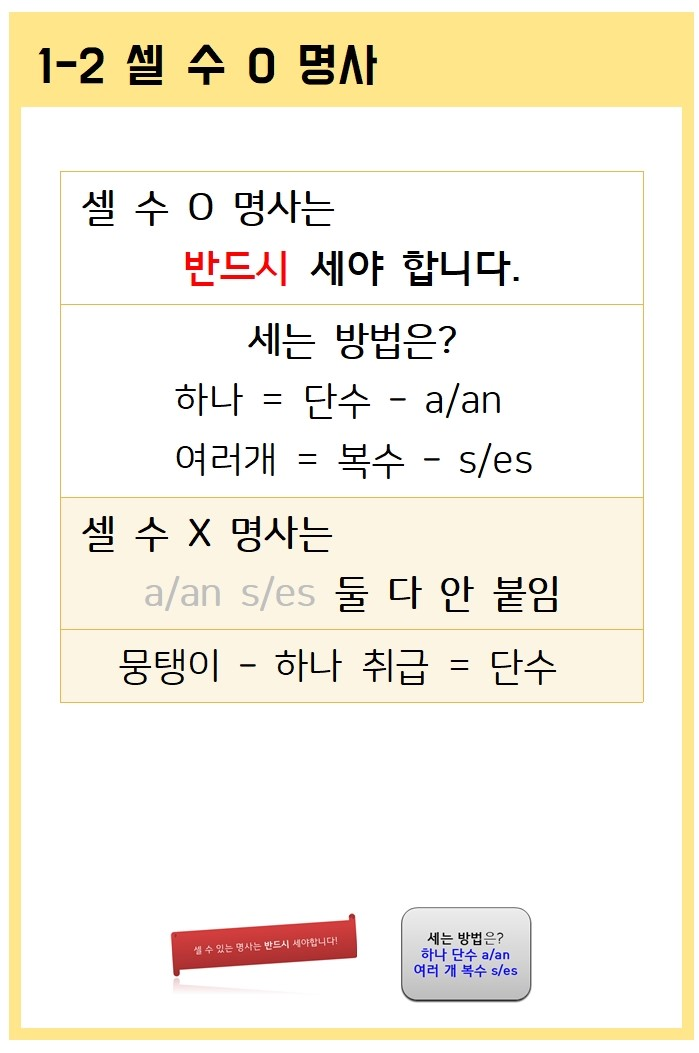
#> input picture src/images/grammar_image/glcard/resize/glcard0102.jpg, 699 x 1053 px; its folder holds 4 pictures in this run
$ jupyter execute 'img_resize하는 프로그램.ipynb'
#> lines starting #> are read from the running program, lines starting #| are printed output that depends on the picture
[cell 1]
import os
import glob
from PIL import Image

[cell 2]
files = glob.glob('./*.jpg')   # 원본 이미지 경로
data_path = './3/'  # 저장할 이미지 경로

# 저장할 경로 없으면 생성
if not os.path.exists(data_path):
    os.mkdir(data_path)

for f in files:
    img = Image.open(f)
#> img is the input picture: PIL image 699x1053 RGB; mean R, G, B 245.5, 239.9, 225.5
    img_resize = img.resize((int(img.width / 1.5), int(img.height / 1.5)))
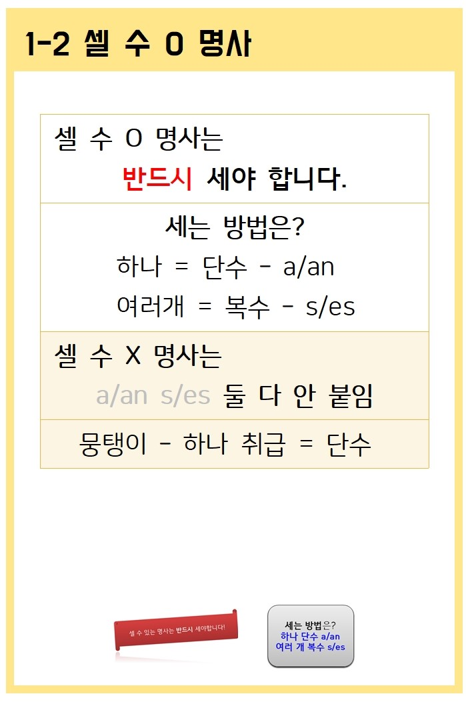
#> img_resize: PIL image 466x702 RGB; mean R, G, B 245.4, 239.9, 225.5
    title, ext = os.path.splitext(f)
    # 저장           저장경로 / 밑에 / 이름 _ resize
    img_resize.save(data_path + '/' + title + '_resize' + ext)
#> pass 2 of the loop `for f in files:`:
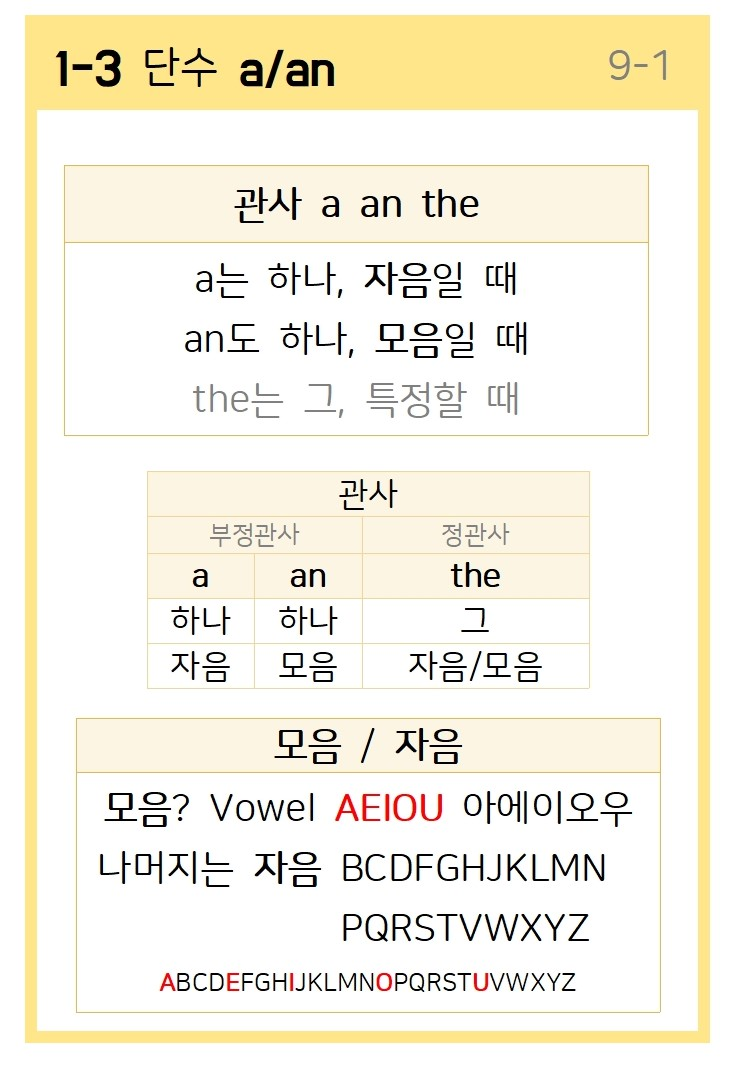
#> input picture src/images/grammar_image/glcard/resize/glcard0103.jpg, 738 x 1066 px
#> img is the input picture: PIL image 738x1066 RGB; mean R, G, B 245.5, 241.2, 226.6
#> `img_resize = img.resize((int(img.width / 1.5), int(img.height / 1.5)))`:
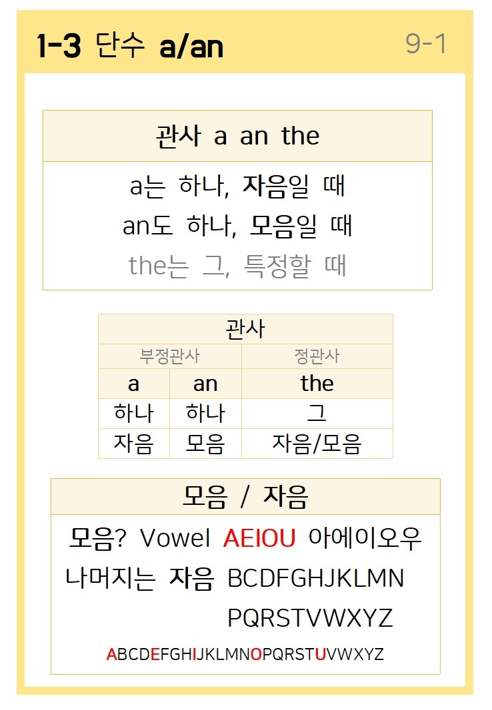
#> img_resize: PIL image 492x710 RGB; mean R, G, B 245.4, 241.1, 226.6
#> pass 3 of the loop `for f in files:`:
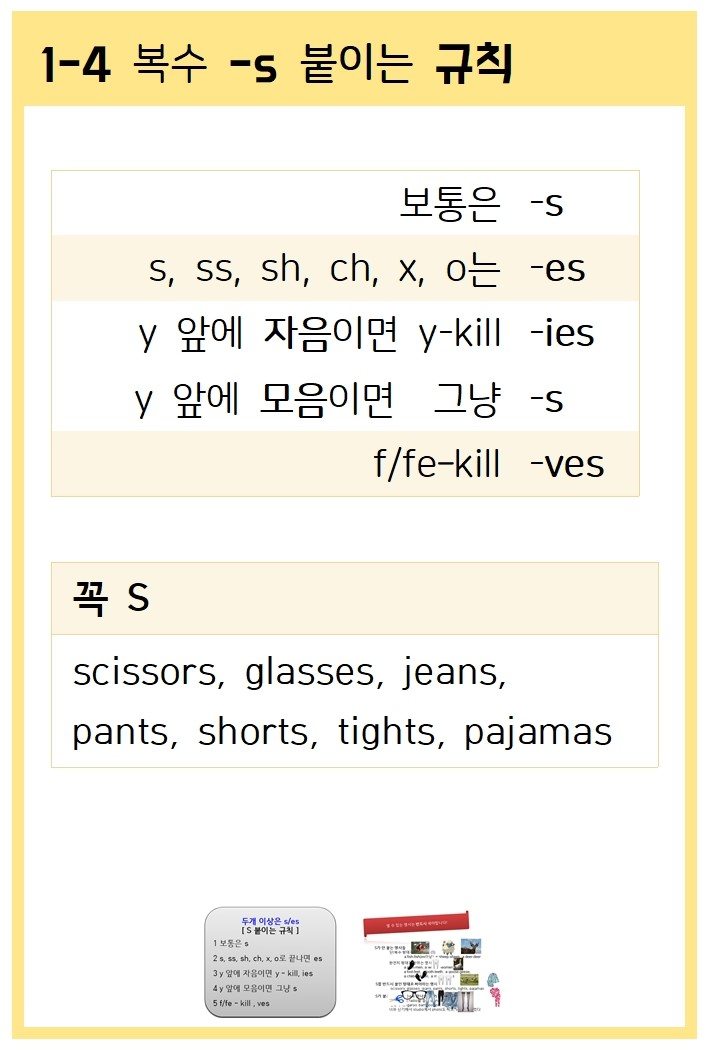
#> input picture src/images/grammar_image/glcard/resize/glcard0104.jpg, 711 x 1050 px
#> img is the input picture: PIL image 711x1050 RGB; mean R, G, B 245.4, 241.2, 227
#> `img_resize = img.resize((int(img.width / 1.5), int(img.height / 1.5)))`:
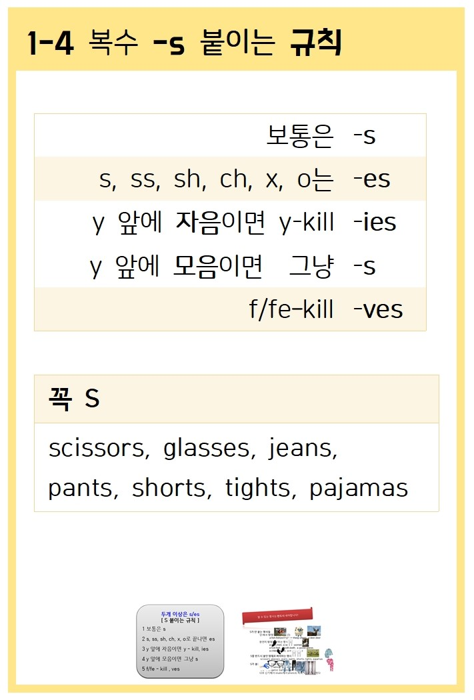
#> img_resize: PIL image 474x700 RGB; mean R, G, B 245.3, 241.1, 226.9
#> the loop made 4 passes; the first 3 are shown
